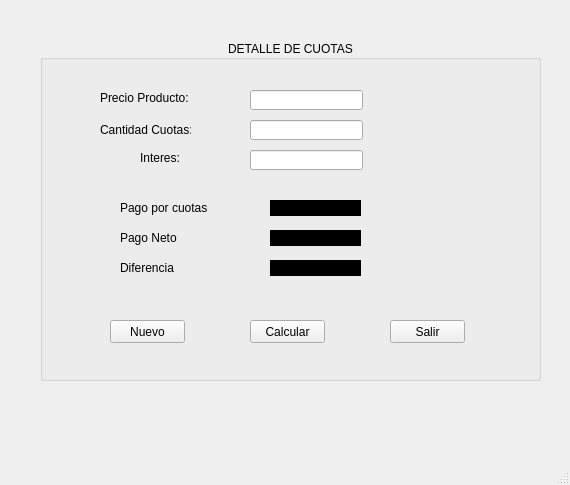
<?xml version="1.0" encoding="UTF-8"?>
<ui version="4.0">
 <class>MainWindow</class>
 <widget class="QMainWindow" name="MainWindow">
  <property name="geometry">
   <rect>
    <x>0</x>
    <y>0</y>
    <width>570</width>
    <height>485</height>
   </rect>
  </property>
  <property name="windowTitle">
   <string>CUOTAS</string>
  </property>
  <widget class="QWidget" name="centralwidget">
   <widget class="QGroupBox" name="groupBox">
    <property name="geometry">
     <rect>
      <x>40</x>
      <y>40</y>
      <width>501</width>
      <height>341</height>
     </rect>
    </property>
    <property name="contextMenuPolicy">
     <enum>Qt::NoContextMenu</enum>
    </property>
    <property name="title">
     <string>DETALLE DE CUOTAS</string>
    </property>
    <property name="alignment">
     <set>Qt::AlignCenter</set>
    </property>
    <widget class="QLabel" name="label">
     <property name="geometry">
      <rect>
       <x>60</x>
       <y>50</y>
       <width>91</width>
       <height>16</height>
      </rect>
     </property>
     <property name="text">
      <string>Precio Producto:</string>
     </property>
    </widget>
    <widget class="QPushButton" name="bnuevo">
     <property name="geometry">
      <rect>
       <x>70</x>
       <y>280</y>
       <width>75</width>
       <height>23</height>
      </rect>
     </property>
     <property name="text">
      <string>Nuevo</string>
     </property>
    </widget>
    <widget class="QPushButton" name="bcalcular">
     <property name="geometry">
      <rect>
       <x>210</x>
       <y>280</y>
       <width>75</width>
       <height>23</height>
      </rect>
     </property>
     <property name="text">
      <string>Calcular</string>
     </property>
    </widget>
    <widget class="QPushButton" name="bsalir">
     <property name="geometry">
      <rect>
       <x>350</x>
       <y>280</y>
       <width>75</width>
       <height>23</height>
      </rect>
     </property>
     <property name="text">
      <string>Salir</string>
     </property>
    </widget>
    <widget class="QLabel" name="label_2">
     <property name="geometry">
      <rect>
       <x>60</x>
       <y>80</y>
       <width>91</width>
       <height>20</height>
      </rect>
     </property>
     <property name="text">
      <string>Cantidad Cuotas:</string>
     </property>
    </widget>
    <widget class="QLabel" name="label_3">
     <property name="geometry">
      <rect>
       <x>100</x>
       <y>110</y>
       <width>41</width>
       <height>16</height>
      </rect>
     </property>
     <property name="text">
      <string>Interes:</string>
     </property>
    </widget>
    <widget class="QLabel" name="label_4">
     <property name="geometry">
      <rect>
       <x>80</x>
       <y>160</y>
       <width>91</width>
       <height>16</height>
      </rect>
     </property>
     <property name="text">
      <string>Pago por cuotas</string>
     </property>
    </widget>
    <widget class="QLabel" name="label_5">
     <property name="geometry">
      <rect>
       <x>80</x>
       <y>190</y>
       <width>91</width>
       <height>16</height>
      </rect>
     </property>
     <property name="text">
      <string>Pago Neto</string>
     </property>
    </widget>
    <widget class="QLabel" name="label_6">
     <property name="geometry">
      <rect>
       <x>80</x>
       <y>220</y>
       <width>91</width>
       <height>16</height>
      </rect>
     </property>
     <property name="text">
      <string>Diferencia</string>
     </property>
    </widget>
    <widget class="QLabel" name="lbl_pagocuotas">
     <property name="geometry">
      <rect>
       <x>230</x>
       <y>160</y>
       <width>91</width>
       <height>16</height>
      </rect>
     </property>
     <property name="styleSheet">
      <string notr="true">color: rgb(255, 255, 255);
background-color: rgb(0, 0, 0);</string>
     </property>
     <property name="text">
      <string/>
     </property>
    </widget>
    <widget class="QLabel" name="lbl_pagoneto">
     <property name="geometry">
      <rect>
       <x>230</x>
       <y>190</y>
       <width>91</width>
       <height>16</height>
      </rect>
     </property>
     <property name="styleSheet">
      <string notr="true">color: rgb(255, 255, 255);
background-color: rgb(0, 0, 0);</string>
     </property>
     <property name="text">
      <string/>
     </property>
    </widget>
    <widget class="QLabel" name="lbl_diferencia">
     <property name="geometry">
      <rect>
       <x>230</x>
       <y>220</y>
       <width>91</width>
       <height>16</height>
      </rect>
     </property>
     <property name="styleSheet">
      <string notr="true">color: rgb(255, 255, 255);
background-color: rgb(0, 0, 0);</string>
     </property>
     <property name="text">
      <string/>
     </property>
    </widget>
    <widget class="QLineEdit" name="t_precio">
     <property name="geometry">
      <rect>
       <x>210</x>
       <y>50</y>
       <width>113</width>
       <height>20</height>
      </rect>
     </property>
    </widget>
    <widget class="QLineEdit" name="t_cantidad">
     <property name="geometry">
      <rect>
       <x>210</x>
       <y>80</y>
       <width>113</width>
       <height>20</height>
      </rect>
     </property>
    </widget>
    <widget class="QLineEdit" name="t_interes">
     <property name="geometry">
      <rect>
       <x>210</x>
       <y>110</y>
       <width>113</width>
       <height>20</height>
      </rect>
     </property>
    </widget>
   </widget>
  </widget>
  <widget class="QMenuBar" name="menubar">
   <property name="geometry">
    <rect>
     <x>0</x>
     <y>0</y>
     <width>570</width>
     <height>21</height>
    </rect>
   </property>
  </widget>
  <widget class="QStatusBar" name="statusbar"/>
 </widget>
 <resources/>
 <connections/>
</ui>
